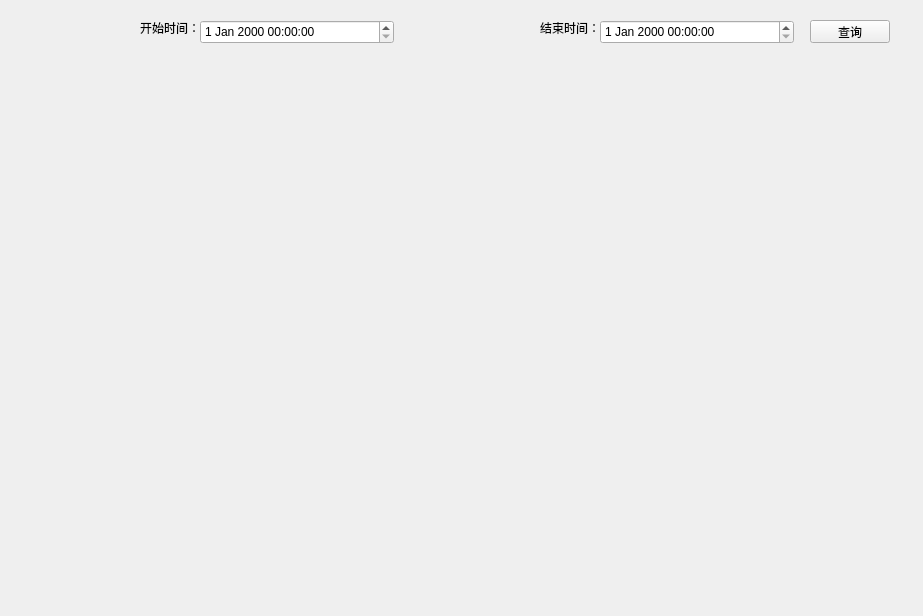
<?xml version="1.0" encoding="UTF-8"?>
<ui version="4.0">
 <class>Form</class>
 <widget class="QWidget" name="Form">
  <property name="geometry">
   <rect>
    <x>0</x>
    <y>0</y>
    <width>923</width>
    <height>616</height>
   </rect>
  </property>
  <property name="windowTitle">
   <string>Form</string>
  </property>
  <widget class="QDateTimeEdit" name="dateTime_start">
   <property name="geometry">
    <rect>
     <x>200</x>
     <y>20</y>
     <width>194</width>
     <height>24</height>
    </rect>
   </property>
  </widget>
  <widget class="QLabel" name="label_start">
   <property name="geometry">
    <rect>
     <x>140</x>
     <y>20</y>
     <width>59</width>
     <height>15</height>
    </rect>
   </property>
   <property name="text">
    <string>开始时间：</string>
   </property>
  </widget>
  <widget class="QLabel" name="label_end">
   <property name="geometry">
    <rect>
     <x>540</x>
     <y>20</y>
     <width>59</width>
     <height>15</height>
    </rect>
   </property>
   <property name="text">
    <string>结束时间：</string>
   </property>
  </widget>
  <widget class="QDateTimeEdit" name="dateTime_end">
   <property name="geometry">
    <rect>
     <x>600</x>
     <y>20</y>
     <width>194</width>
     <height>24</height>
    </rect>
   </property>
  </widget>
  <widget class="QPushButton" name="pub_find">
   <property name="geometry">
    <rect>
     <x>810</x>
     <y>20</y>
     <width>80</width>
     <height>23</height>
    </rect>
   </property>
   <property name="text">
    <string>查询</string>
   </property>
  </widget>
  <widget class="QWidget" name="mainwidget" native="true">
   <property name="geometry">
    <rect>
     <x>-1</x>
     <y>49</y>
     <width>921</width>
     <height>561</height>
    </rect>
   </property>
  </widget>
 </widget>
 <resources/>
 <connections/>
</ui>
